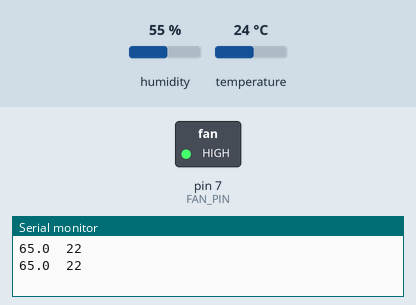
The sketch below on a simulated Arduino Uno, built with avr-gcc and run on an emulated ATmega328P. Shown: switched loads named in the sketch (green lamp = pin HIGH), the last lines printed to the serial monitor. The test bench sets the inputs (shaded band); at power-on: temperature 24 °C, humidity 55 %.

Above: at 2.8 s.
2.9 s: temperature set to 26 °C
At 4.8 s:
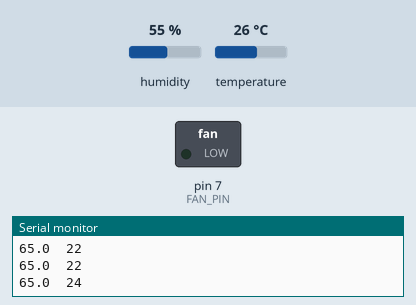
5.6 s: temperature set to 12 °C
At 6.5 s:
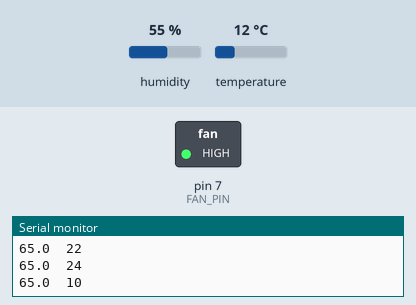
8.3 s: temperature set to 28 °C
At 11.2 s:
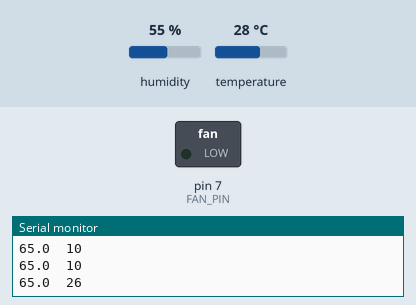
Timing chart, 0 to 12.7 s (numbered marks = the images above; inputs shaded):
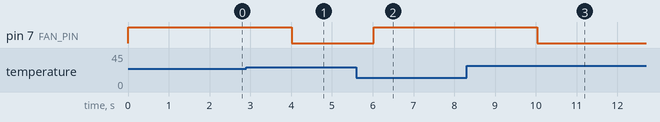

Measured:
- the behaviour switches between 24 and 25 °C on temperature (found by bisection; images 0 and 1)
- after the input at 2.9 s, pin 7 (FAN_PIN): HIGH → LOW after 1.1 s
- after the input at 5.6 s, pin 7 (FAN_PIN): LOW → HIGH after 0.42 s
- after the input at 8.3 s, pin 7 (FAN_PIN): HIGH → LOW after 1.7 s

The sketch:

humidity_sensing.ino
```cpp
//Pin connections for Sensor:
// pin 1 : VCC
// pin 2 : DATA
// pin 3 : NC
// PIN 4 : GND

#include <dhtnew.h>                   //include the DHT11 sensor library

int DHT11_PIN = 8;                    //Create a variable for the sensor's pin
int FAN_PIN = 7;                      //Create a variable for the fan's pin
int MAX_TEMP = 22;                    //Create a varaible for the maximum temperature limit

DHTNEW mySensor(DHT11_PIN);           //Create a DHT11 instance and assign it to the pin

void setup(){

  Serial.begin(115200);               //Initialize serial comms and set the baud rate
  mySensor.setHumOffset(10);          //Some boiler plate setup for the DHT11 sensor
  mySensor.setTempOffset(-1.5);       //Some boiler plate setup for the DHT11 sensor
  pinMode(FAN_PIN, OUTPUT);           //Set the fan's pin as an output pin
  digitalWrite(FAN_PIN, HIGH);        //Set it high, in off position, at start

  }

void loop(){

    mySensor.read();                                //Read the sensor
    int temp = mySensor.getTemperature();           //Create a variable and put the temp value in it
    Serial.print(mySensor.getHumidity(), 1);        //Print the humidity value with one decimal place
    Serial.print("\t");                             //Text break
    Serial.println(temp, 1);                        //Print the temperature value

    if(temp > MAX_TEMP){                            //If temp is higher than 22C
        digitalWrite(FAN_PIN, LOW);                 //Turn on the fan
    }
    else if(temp <= MAX_TEMP){                      //If temp is lower or eq to 22C
        digitalWrite(FAN_PIN, HIGH);                //Turn off the fan
    }
    delay(2000);                                    //Wait two seconds until next reading

  }

// END OF FILE
```
